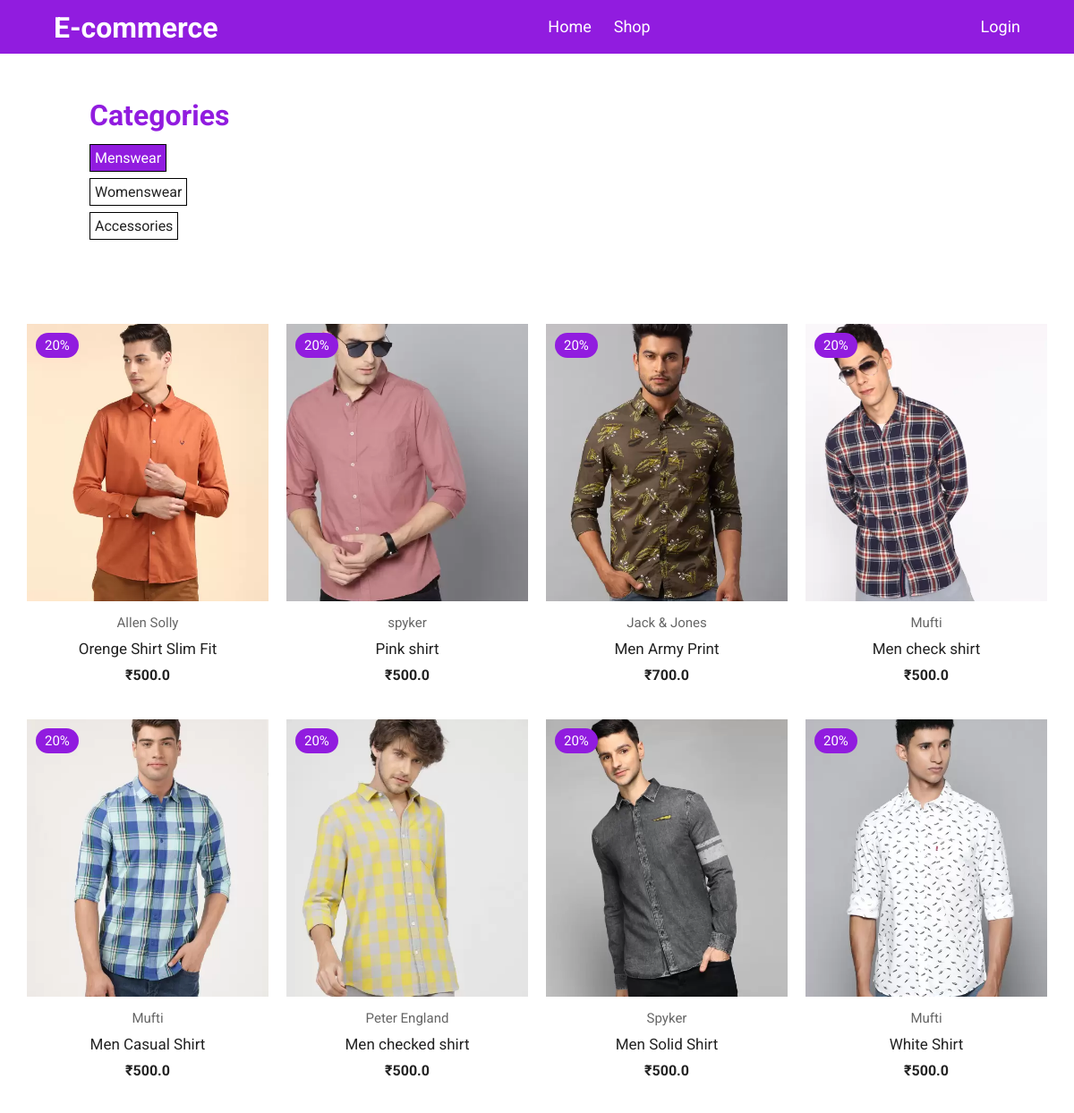
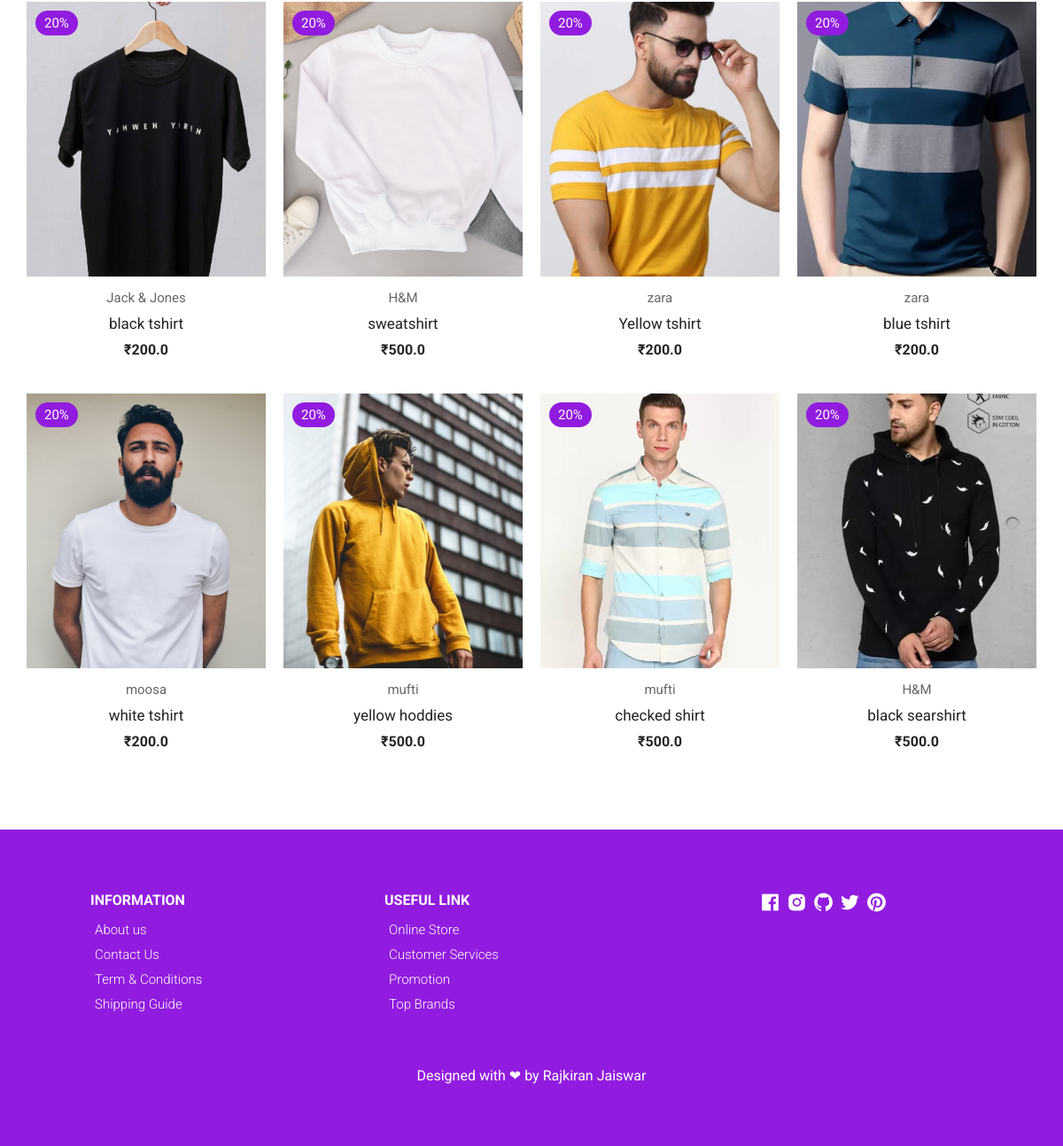
The app's page /menswear with its own data (2 pictures, top to bottom).
### myapp/models.py (models this page shows, shortened)
class ProductModel(models.Model):
    title = models.CharField(max_length=100)
    price = models.FloatField()
    size = models.CharField(max_length=50)
    description = models.TextField()
    brand = models.CharField(max_length=100)
    category = models.CharField(choices=CATEGORY_CHOICES ,max_length=5)
    product_image = models.ImageField(upload_to='productimg')

### myapp/views.py (the view)
# urls.py: path('menswear',views.menswear,name='menswear'),
def menswear(request):
    menswear = ProductModel.objects.filter(category='M')
    return render(request,'menswear.html',{'menswear':menswear})

### templates/menswear.html (shortened to what this page needs)
{% include 'header.html' %}
{% block content %}
<div class="categories">
  <h1>Categories</h1><br>
  <a class="m" href="">Menswear</a><br><br>
  <a href="womenswear">Womenswear</a><br><br>
  <a href="accessories">Accessories</a>
</div>
<section class="section all-products" id="products">
      <div class="product-center container">
        {% for i in menswear %}
          <div class="product-item">
            <div class="overlay">
              <a href="productdetails/{{i.id}}" class="product-thumb">
                <img src="{{i.product_image.url}}" alt="" />
              </a>
              <span class="discount">20%</span>
            </div>
            <div class="product-info">
              <span>{{i.brand}}</span>
              <a href="productdetails/{{i.id}}">{{i.title}}</a>
              <h4>₹{{i.price}}</h4>
            </div>
          </div>
        {% endfor %}
      </div>
    </section>
  </body>
</html>
{% endblock content %}
{% include 'footer.html' %}

### templates/header.html (shortened to what this page needs)
{% load static %}
<!DOCTYPE html>
<html lang="en">
  <head>
    <link
      href="https://unpkg.com/boxicons@2.0.7/css/boxicons.min.css"
      rel="stylesheet"
    />
    <link rel="stylesheet" href="https://cdnjs.cloudflare.com/ajax/libs/font-awesome/6.2.1/css/all.min.css" />
    <link rel="stylesheet" href="https://cdnjs.cloudflare.com/ajax/libs/Glide.js/3.4.1/css/glide.core.css">
    <link rel="stylesheet" href="https://cdnjs.cloudflare.com/ajax/libs/Glide.js/3.4.1/css/glide.theme.css">
    <link rel="stylesheet" href="/static/css/styles.css" />
    <link rel="stylesheet" href="/static/css/checkout.css" />
  </head>
  <body>
    <header class="header" id="header">
      <div class="navigation">
        <div class="nav-center container d-flex">
          <a href="/" class="logo"><h1>E-commerce</h1></a>
            <ul class="nav-list d-flex">
              <li class="nav-item">
                <a href="/" class="nav-link">Home</a>
              </li>
              <li class="nav-item">
                <a href="{% url 'menswear' %}" class="nav-link">Shop</a>
              </li>
            </ul>
          {% if user.is_authenticated %}
          <div class="icons d-flex">
            <li class="nav-item">
              <a href="{% url "profile" %}" class="nav-link">Hello! {{request.user | upper}}</a>
            </li>
            <li class="nav-item">
              <a href="{% url 'order' %}" class="nav-link">Orders</a>
            </li>
            <li class="nav-item">
              <a href="{% url 'logout' %}" class="nav-link">Logout</a>
            </li>
            <a href="{% url 'cart' %}" class="icon">
              <i class="bx bx-cart"></i>
              <span class="d-flex">3</span>
            </a>
          </div>
            {% else %}
            <div class="icons d-flex">
              <li class="nav-item">
                <a href="{% url 'login' %}" class="nav-link">Login</a>
              </li>
            </div>
          {% endif %}
        </div>
      </div>
  </body>
</html>

### templates/footer.html (shortened to what this page needs)
{% load static %}
<!DOCTYPE html>
<html lang="en">
  <head>
    <link
      href="https://unpkg.com/boxicons@2.0.7/css/boxicons.min.css"
      rel="stylesheet"
    />
    <link rel="stylesheet" href="https://cdnjs.cloudflare.com/ajax/libs/Glide.js/3.4.1/css/glide.core.css">
    <link rel="stylesheet" href="https://cdnjs.cloudflare.com/ajax/libs/Glide.js/3.4.1/css/glide.theme.css">
    <link rel="stylesheet" href="/static/css/styles.css" />
  </head>
  <body>
    <footer class="footer">
      <div class="row">
        <div class="col d-flex">
          <h4>INFORMATION</h4>
          <a href="">About us</a>
          <a href="">Contact Us</a>
          <a href="">Term & Conditions</a>
          <a href="">Shipping Guide</a>
        </div>
        <div class="col d-flex">
          <h4>USEFUL LINK</h4>
          <a href="">Online Store</a>
          <a href="">Customer Services</a>
          <a href="">Promotion</a>
          <a href="">Top Brands</a>
        </div>
        <div class="col d-flex">
          <span><i class='bx bxl-facebook-square'></i></span>
          <span><i class='bx bxl-instagram-alt' ></i></span>
          <span><i class='bx bxl-github' ></i></span>
          <span><i class='bx bxl-twitter' ></i></span>
          <span><i class='bx bxl-pinterest' ></i></span>
        </div>
      </div>
      <br><br><br>
      <div class="copyright">
        Designed with &#10084; by <a href="">Rajkiran Jaiswar</a>
      </div>
    </footer>
  </body>
</html>

### static/css/styles.css (style rules this page uses)
:root { --white: #fff; --black: #222; --green: #911cdf; --grey1: #f0f0f0; --grey2: #edc6ff; }
*, *::before, *::after { margin: 0; padding: 0; box-sizing: inherit; }
html { box-sizing: border-box; font-size: 62.5%; }
body { font-family: 'Roboto', sans-serif; font-size: 1.6rem; background-color: var(--white); color: var(--black); font-weight: 400; font-style: normal; }
a { text-decoration: none; color: var(--black); }
li { list-style: none; }
.container { max-width: 114rem; margin: 0 auto; padding: 0 3rem; }
.d-flex { display: flex; align-items: center; }
.header { min-height: 100vh; }
.navigation { height: 6rem; line-height: 6rem; background-color: var(--green); }
.nav-center { justify-content: space-between; }
.nav-center .nav-item:not(:last-child) { margin-right: 0.5rem; }
.navigation .nav-center h1 { color: var(--white); }
.nav-center .nav-link { font-size: 1.8rem; margin-left: 2rem; color: var(--white); position: relative; }
.nav-center a:after { content: ""; position: absolute; background-color: #ffffff; height: 1px; width: 0; left: 0; bottom: -1px; transition: 0.4s; }
.section { padding: 10rem 0 5rem 0; overflow: hidden; }
.product-center { display: flex; align-items: center; justify-content: center; flex-wrap: wrap; max-width: 120rem; margin: 0 auto; padding: 0 2rem; }
.product-item { position: relative; width: 27rem; margin: 0 auto; margin-bottom: 3rem; }
.product-thumb img { width: 100%; height: 31rem; object-fit: cover; transition: all 500ms linear; }
.product-info { padding: 1rem; text-align: center; }
.product-info span { display: inline-block; font-size: 1.5rem; color: #666; margin-bottom: 1rem; }
.product-info a { font-size: 1.7rem; display: block; margin-bottom: 1rem; transition: all 300ms ease; }
.product-item .overlay { position: relative; overflow: hidden; cursor: pointer; width: 100%; }
.product-item .overlay::after { content: ''; top: 0; left: 0; width: 100%; height: 100%; background-color: rgba(0, 0, 0, 0.473); visibility: hidden; opacity: 0; transition: 300ms ease-out; }
.product-item .discount { position: absolute; top: 1rem; left: 1rem; background-color: var(--green); padding: 0.5rem 1rem; color: var(--white); border-radius: 2rem; font-size: 1.5rem; }
.footer { padding: 7rem 1rem; background-color: var(--green); }
footer .row { display: grid; grid-template-columns: 1fr 1fr 1fr; max-width: 99.6rem; margin: 0 auto; }
.footer .col { flex-direction: column; color: var(--white); align-items: flex-start; }
.footer .col:last-child { flex-direction: row; justify-content: center; }
.footer .col:last-child span { font-size: 2.5rem; margin-right: 0.5rem; color: var(--white); }
.footer .col a { color: var(--white); font-size: 1.5rem; padding: 0.5rem; font-weight: 300; }
.footer .col h4 { margin-bottom: 1rem; }
.copyright { color: white; text-align: center; }
.copyright a { color: white; }

### templates/menswear.html (style rules this page uses)
.categories { margin-left:10rem; margin-top:5rem; }
.categories h1 { color:#911cdf; }
.categories .m { background-color:#911cdf; color:white; }
.categories a { border:1px solid black; padding:0.5rem; }

### records on screen
ProductModel: product_image (picture), brand "Allen Solly", title "Orenge Shirt Slim Fit", price "500.0"
ProductModel: product_image (picture), brand "spyker", title "Pink shirt", price "500.0"
ProductModel: product_image (picture), brand "Jack & Jones", title "Men Army Print", price "700.0"
ProductModel: product_image (picture), brand "Mufti", title "Men check shirt", price "500.0"
ProductModel: product_image (picture), brand "Mufti", title "Men Casual Shirt", price "500.0"
ProductModel: product_image (picture), brand "Peter England", title "Men checked shirt", price "500.0"
ProductModel: product_image (picture), brand "Spyker", title "Men Solid Shirt", price "500.0"
ProductModel: product_image (picture), brand "Mufti", title "White Shirt", price "500.0"
ProductModel: product_image (picture), brand "Jack & Jones", title "black tshirt", price "200.0"
ProductModel: product_image (picture), brand "H&M", title "sweatshirt", price "500.0"
ProductModel: product_image (picture), brand "zara", title "Yellow tshirt", price "200.0"
ProductModel: product_image (picture), brand "zara", title "blue tshirt", price "200.0"
ProductModel: product_image (picture), brand "moosa", title "white tshirt", price "200.0"
ProductModel: product_image (picture), brand "mufti", title "yellow hoddies", price "500.0"
ProductModel: product_image (picture), brand "mufti", title "checked shirt", price "500.0"
ProductModel: product_image (picture), brand "H&M", title "black searshirt", price "500.0"
